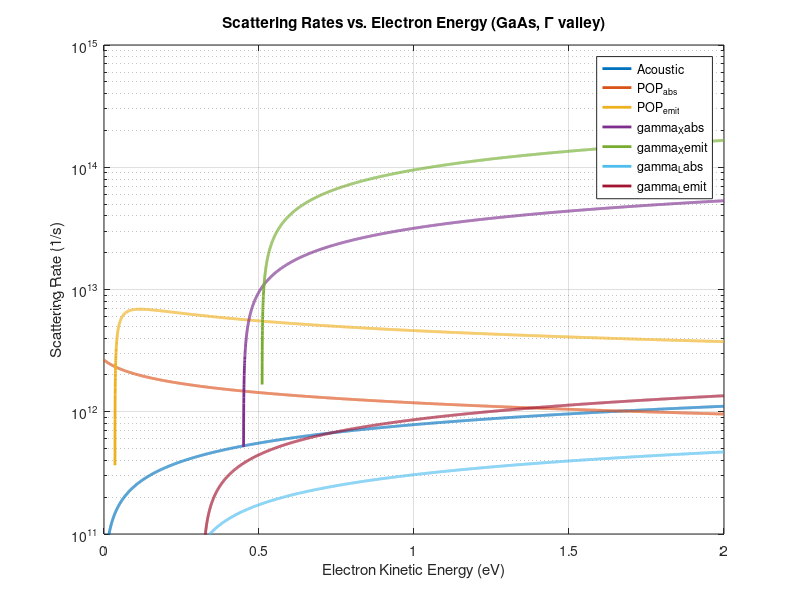
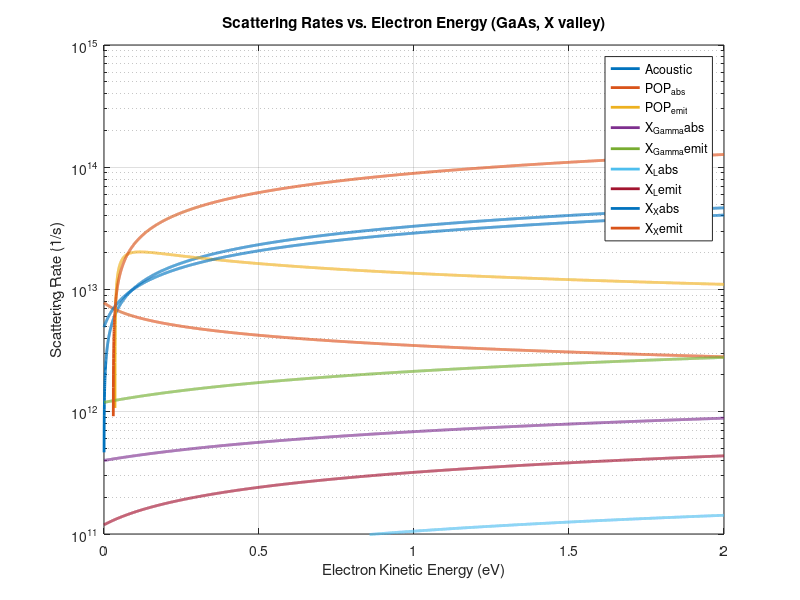
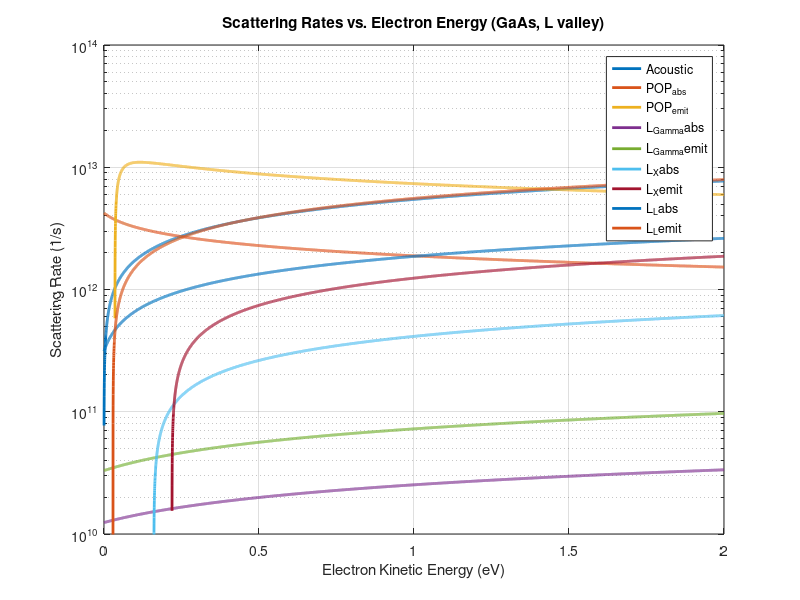

Recreate these plots in MATLAB, in order.
%% Scattering Test

clc
clear
close all

q = 1.602e-19; % C
h = 6.626e-34; % Joule seconds
h_bar = h / (2*pi); % Joule seconds
KB_J = 1.381e-23; % Boltzmann constant in J/K
T = 300; % room temperature at degrees K
N = 1000; % number of particles
m_e = 9.109e-31; % electron rest mass in kg
m_gamma = 0.067 * m_e; % effective mass of electron in gamma valley
m_X = 0.58 * m_e; % effective mass of electron in X valley
m_L = 0.17 * m_e; % effective mass of electron in L valley
m_eff = [m_gamma m_X m_L];
E_phonon = 35.36e-3 * q; % energy of a phonon in GaAs in J
w_LO = E_phonon / h_bar; % rad/s for phonon in GaAs
e_s = 12.9; % static dielectric constant
e_inf = 10.9; % high-frequency dielectric constant
e_0 = 8.854e-12; % vacuum permittivity in F/m
N_0 = 1 / (exp(E_phonon / (KB_J * T)) - 1); % phonon occupation number
p = 5370; % mass density of GaAs, kg/m^3
%% 
% *Initial Values*

E_kin = linspace(2, 0, 10000) * q;
Z_if = [0 3 4
        1 2 4
        1 3 3]; % # of final valleys
D_if = [0 10 1.8
        10 10 1
        1.8 1 5] * (q / 1e-10); % from eV / Angstrom to J/m
E_if = [0 .48 .29
       -.48 0 -.19
       -.29 .19 0] * q;
inter_phonon = [0 .0299 .0278
              .0299 .0299 .0293
              .0278 .0293 .029] * q; % intervalley phonon energy in eV
w_if = inter_phonon / h_bar;
D_acoustic = [7.01 9 9.2] * q; % Deformation potential in J for gamma, X, L valley
v_s = 5220; % sound velocity in GaAs in m/s
%% 
% *Polar-Optical-Phonon Scattering*

function pop_scatter = pop_emit(E, m, h_bar, w_0, E_phonon, KB_J, q, e_inf, e_s, e_0, T)
    pop_scatter = zeros(1, length(E));
    for i = 1:length(E)
        x = h_bar * w_0 / E(i);
        C = ((q^2 * w_0) / (8 * pi * e_0)) * sqrt(2 * m / (h_bar^2)) * ...
            ((1 / e_inf) - (1 / e_s)) * (1 / sqrt(E(i)));
        N_0 = 1 / (exp(E_phonon / (KB_J * T)) - 1);
    
        if E(i) > (h_bar * w_0)
            pop_scatter(i) = C * ((N_0 + 1) * log(abs((1 + sqrt(1 - x)) / (1 - sqrt(1 - x)))));
        end
    end
end

function pop_scatter = pop_abs(E, m, h_bar, w_0, E_phonon, KB_J, q, e_inf, e_s, e_0, T)
    pop_scatter = zeros(1, length(E));
    for i = 1:length(E)
        x = h_bar * w_0 / E(i);
        C = ((q^2 * w_0) / (8 * pi * e_0)) * sqrt(2 * m / (h_bar^2)) * ...
            ((1 / e_inf) - (1 / e_s)) * (1 / sqrt(E(i)));
        N_0 = 1 / (exp(E_phonon / (KB_J * T)) - 1);
    
        pop_scatter(i) = C * (N_0 * log(abs((1 + sqrt(1 + x)) / (-1 + sqrt(1 + x)))));
    end
end
%% 
% *Acoustic*

function acoustic = ac_scatter(E, m, h_bar, p, v_s, D, KB_J, T)
    acoustic = (D^2 * KB_J * T) / (2 * pi * h_bar * p * v_s^2) * ...
        ((2 * m) / (h_bar ^ 2)) ^ 1.5 * sqrt(E);
end
%% 
% *Intervalley Scattering*

function gamma_inter_abs = inter_scatter_abs(E, h_bar, KB_J, T, D_if, Z_if, w_if, E_if, m_final, p, E_phonon)
    gamma_inter_abs = zeros(1, length(E));
    for j = 1:length(E)
        N_if = 1 / (exp(h_bar * w_if / (KB_J * T)) - 1);
        g_DOS = DOS(E(j) + E_phonon - E_if, m_final, h_bar);
        gamma_inter_abs(j) = N_if * (pi * D_if^2 * Z_if / (2 * p * w_if)) * g_DOS;
    end
end

function gamma_inter_emit = inter_scatter_emit(E, h_bar, KB_J, T, D_if, Z_if, w_if, E_if, m_final, p, E_phonon)
    gamma_inter_emit = zeros(1, length(E));
    for j = 1:length(E)
        N_if = 1 / (exp(h_bar * w_if / (KB_J * T)) - 1);
        g_DOS = DOS(E(j) - E_phonon - E_if, m_final, h_bar);
        gamma_inter_emit(j) = (N_if + 1) * (pi * D_if^2 * Z_if / (2 * p * w_if)) * g_DOS;
    end
end
%% 
% *DOS*

function g_DOS = DOS(E, m, h_bar)
    if E > 0
        g_DOS = (sqrt(E) / (2 * (pi^2))) * (2 * m / (h_bar ^ 2)) ^ 1.5;
    else
        g_DOS = 0;
    end
end
%% 
% *Graphing*
% 
% Gamma Scattering

x = 1;
gamma_1 = ac_scatter(E_kin, m_eff(x), h_bar, p, v_s, D_acoustic(x), KB_J, T);
gamma_2 = pop_abs(E_kin, m_eff(x), h_bar, w_LO, E_phonon, KB_J, q, e_inf, e_s, e_0, T);
gamma_3 = pop_emit(E_kin, m_eff(x), h_bar, w_LO, E_phonon, KB_J, q, e_inf, e_s, e_0, T);
% Gamma --> X
y = 2;
gamma_4 = inter_scatter_abs(E_kin, h_bar, KB_J, T, D_if(x, y), Z_if(x, y), w_if(x, y), E_if(x, y), m_eff(y), p, inter_phonon(x, y));
gamma_5 = inter_scatter_emit(E_kin, h_bar, KB_J, T, D_if(x, y), Z_if(x, y), w_if(x, y), E_if(x, y), m_eff(y), p, inter_phonon(x, y));
% Gamma --> L
y = 3;
gamma_6 = inter_scatter_abs(E_kin, h_bar, KB_J, T, D_if(x, y), Z_if(x, y), w_if(x, y), E_if(x, y), m_eff(y), p, inter_phonon(x, y));
gamma_7 = inter_scatter_emit(E_kin, h_bar, KB_J, T, D_if(x, y), Z_if(x, y), w_if(x, y), E_if(x, y), m_eff(y), p, inter_phonon(x, y));

% Plot the scattering rates
figure;
semilogy(E_kin / q, gamma_1, 'LineWidth', 2);
hold on;
semilogy(E_kin / q, gamma_2, 'LineWidth', 2);
semilogy(E_kin / q, gamma_3, 'LineWidth', 2);
semilogy(E_kin / q, gamma_4, 'LineWidth', 2);
semilogy(E_kin / q, gamma_5, 'LineWidth', 2);
semilogy(E_kin / q, gamma_6, 'LineWidth', 2);
semilogy(E_kin / q, gamma_7, 'LineWidth', 2);
hold off;

xlabel('Electron Kinetic Energy (eV)');
ylabel('Scattering Rate (1/s)');
title('Scattering Rates vs. Electron Energy (GaAs, \Gamma valley)');
legend('Acoustic', 'POP_{abs}', 'POP_{emit}', 'gamma_X{abs}', 'gamma_X{emit}', 'gamma_L{abs}', 'gamma_L{emit}');
ylim([1e11 1e15]);
grid on;
%% 
% X Scattering

x = 2;
X_1 = ac_scatter(E_kin, m_eff(x), h_bar, p, v_s, D_acoustic(x), KB_J, T);
X_2 = pop_abs(E_kin, m_eff(x), h_bar, w_LO, E_phonon, KB_J, q, e_inf, e_s, e_0, T);
X_3 = pop_emit(E_kin, m_eff(x), h_bar, w_LO, E_phonon, KB_J, q, e_inf, e_s, e_0, T);
% X --> Gamma
y = 1;
X_4 = inter_scatter_abs(E_kin, h_bar, KB_J, T, D_if(x, y), Z_if(x, y), w_if(x, y), E_if(x, y), m_eff(y), p, inter_phonon(x, y));
X_5 = inter_scatter_emit(E_kin, h_bar, KB_J, T, D_if(x, y), Z_if(x, y), w_if(x, y), E_if(x, y), m_eff(y), p, inter_phonon(x, y));
% X --> L
y = 3;
X_6 = inter_scatter_abs(E_kin, h_bar, KB_J, T, D_if(x, y), Z_if(x, y), w_if(x, y), E_if(x, y), m_eff(y), p, inter_phonon(x, y));
X_7 = inter_scatter_emit(E_kin, h_bar, KB_J, T, D_if(x, y), Z_if(x, y), w_if(x, y), E_if(x, y), m_eff(y), p, inter_phonon(x, y));
% X --> X
y = 2;
X_8 = inter_scatter_abs(E_kin, h_bar, KB_J, T, D_if(x, y), Z_if(x, y), w_if(x, y), E_if(x, y), m_eff(y), p, inter_phonon(x, y));
X_9 = inter_scatter_emit(E_kin, h_bar, KB_J, T, D_if(x, y), Z_if(x, y), w_if(x, y), E_if(x, y), m_eff(y), p, inter_phonon(x, y));

% Plot the scattering rates
figure;
semilogy(E_kin / q, X_1, 'LineWidth', 2);
hold on;
semilogy(E_kin / q, X_2, 'LineWidth', 2);
semilogy(E_kin / q, X_3, 'LineWidth', 2);
semilogy(E_kin / q, X_4, 'LineWidth', 2);
semilogy(E_kin / q, X_5, 'LineWidth', 2);
semilogy(E_kin / q, X_6, 'LineWidth', 2);
semilogy(E_kin / q, X_7, 'LineWidth', 2);
semilogy(E_kin / q, X_8, 'LineWidth', 2);
semilogy(E_kin / q, X_9, 'LineWidth', 2);
hold off;

xlabel('Electron Kinetic Energy (eV)');
ylabel('Scattering Rate (1/s)');
title('Scattering Rates vs. Electron Energy (GaAs, X valley)');
legend('Acoustic', 'POP_{abs}', 'POP_{emit}', 'X_{Gamma}{abs}', ...
    'X_{Gamma}{emit}', 'X_L{abs}', 'X_L{emit}', 'X_X{abs}', 'X_X{emit}');
ylim([1e11 1e15]);
grid on;
%% 
% L Scattering

x = 3;
L_1 = ac_scatter(E_kin, m_eff(x), h_bar, p, v_s, D_acoustic(x), KB_J, T);
L_2 = pop_abs(E_kin, m_eff(x), h_bar, w_LO, E_phonon, KB_J, q, e_inf, e_s, e_0, T);
L_3 = pop_emit(E_kin, m_eff(x), h_bar, w_LO, E_phonon, KB_J, q, e_inf, e_s, e_0, T);
% L --> Gamma
y = 1;
L_4 = inter_scatter_abs(E_kin, h_bar, KB_J, T, D_if(x, y), Z_if(x, y), w_if(x, y), E_if(x, y), m_eff(y), p, inter_phonon(x, y));
L_5 = inter_scatter_emit(E_kin, h_bar, KB_J, T, D_if(x, y), Z_if(x, y), w_if(x, y), E_if(x, y), m_eff(y), p, inter_phonon(x, y));
% L --> X
y = 2;
L_6 = inter_scatter_abs(E_kin, h_bar, KB_J, T, D_if(x, y), Z_if(x, y), w_if(x, y), E_if(x, y), m_eff(y), p, inter_phonon(x, y));
L_7 = inter_scatter_emit(E_kin, h_bar, KB_J, T, D_if(x, y), Z_if(x, y), w_if(x, y), E_if(x, y), m_eff(y), p, inter_phonon(x, y));
% L --> L
y = 3;
L_8 = inter_scatter_abs(E_kin, h_bar, KB_J, T, D_if(x, y), Z_if(x, y), w_if(x, y), E_if(x, y), m_eff(y), p, inter_phonon(x, y));
L_9 = inter_scatter_emit(E_kin, h_bar, KB_J, T, D_if(x, y), Z_if(x, y), w_if(x, y), E_if(x, y), m_eff(y), p, inter_phonon(x, y));

% Plot the scattering rates
figure;
semilogy(E_kin / q, L_1, 'LineWidth', 2);
hold on;
semilogy(E_kin / q, L_2, 'LineWidth', 2);
semilogy(E_kin / q, L_3, 'LineWidth', 2);
semilogy(E_kin / q, L_4, 'LineWidth', 2);
semilogy(E_kin / q, L_5, 'LineWidth', 2);
semilogy(E_kin / q, L_6, 'LineWidth', 2);
semilogy(E_kin / q, L_7, 'LineWidth', 2);
semilogy(E_kin / q, L_8, 'LineWidth', 2);
semilogy(E_kin / q, L_9, 'LineWidth', 2);
hold off;

xlabel('Electron Kinetic Energy (eV)');
ylabel('Scattering Rate (1/s)');
title('Scattering Rates vs. Electron Energy (GaAs, L valley)');
legend('Acoustic', 'POP_{abs}', 'POP_{emit}', 'L_{Gamma}{abs}', ...
    'L_{Gamma}{emit}', 'L_X{abs}', 'L_X{emit}', 'L_L{abs}', 'L_L{emit}');
ylim([1e10 1e14]);
grid on;